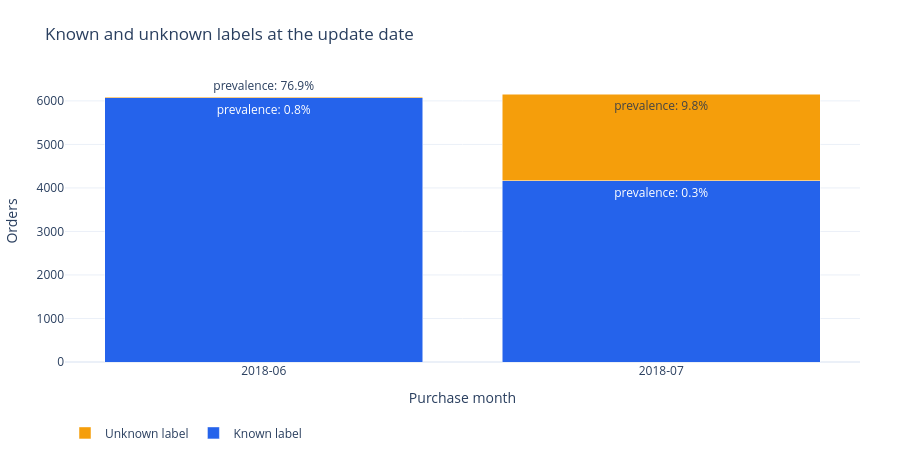

Notebook code for this chart:
### Markdown cell above
The following table shows, for the purchases of June and July 2018, how many orders had a known label on the update date and what the breach prevalence was among them, compared with the orders still without a label. The following chart stacks the orders with known and unknown labels in each month and shows the prevalence of each group.

### Code cell
display(posthoc["label_availability"])

from ecom_delivery_sla_viz import plot_label_availability

plot_label_availability(posthoc["label_availability"], language=LANG).show()

### Figure 1 — Plotly figure (JSON) as saved in the notebook; plotly's stock layout.template omitted (floating-point values rounded to 4 significant figures)
{"data": [{"customdata": ["0.8%", "0.3%"], "hovertemplate": "%{x}<br>%{y:,.0f} orders<br>prevalence: %{customdata}<extra></extra>", "marker": {"color": "#2563EB"}, "name": "Known label", "text": ["prevalence: 0.8%", "prevalence: 0.3%"], "textposition": "auto", "type": "bar", "x": ["2018-06", "2018-07"], "y": [6070.0, 4164.0]}, {"customdata": ["76.9%", "9.8%"], "hovertemplate": "%{x}<br>%{y:,.0f} orders<br>prevalence: %{customdata}<extra></extra>", "marker": {"color": "#F59E0B"}, "name": "Unknown label", "text": ["prevalence: 76.9%", "prevalence: 9.8%"], "textposition": "auto", "type": "bar", "x": ["2018-06", "2018-07"], "y": [26.0, 1992.0]}], "layout": {"barmode": "stack", "height": 460, "legend": {"orientation": "h", "y": -0.2}, "margin": {"b": 60, "l": 60, "r": 40, "t": 80}, "title": {"text": "Known and unknown labels at the update date"}, "xaxis": {"title": {"text": "Purchase month"}, "type": "category"}, "yaxis": {"title": {"text": "Orders"}}}}
